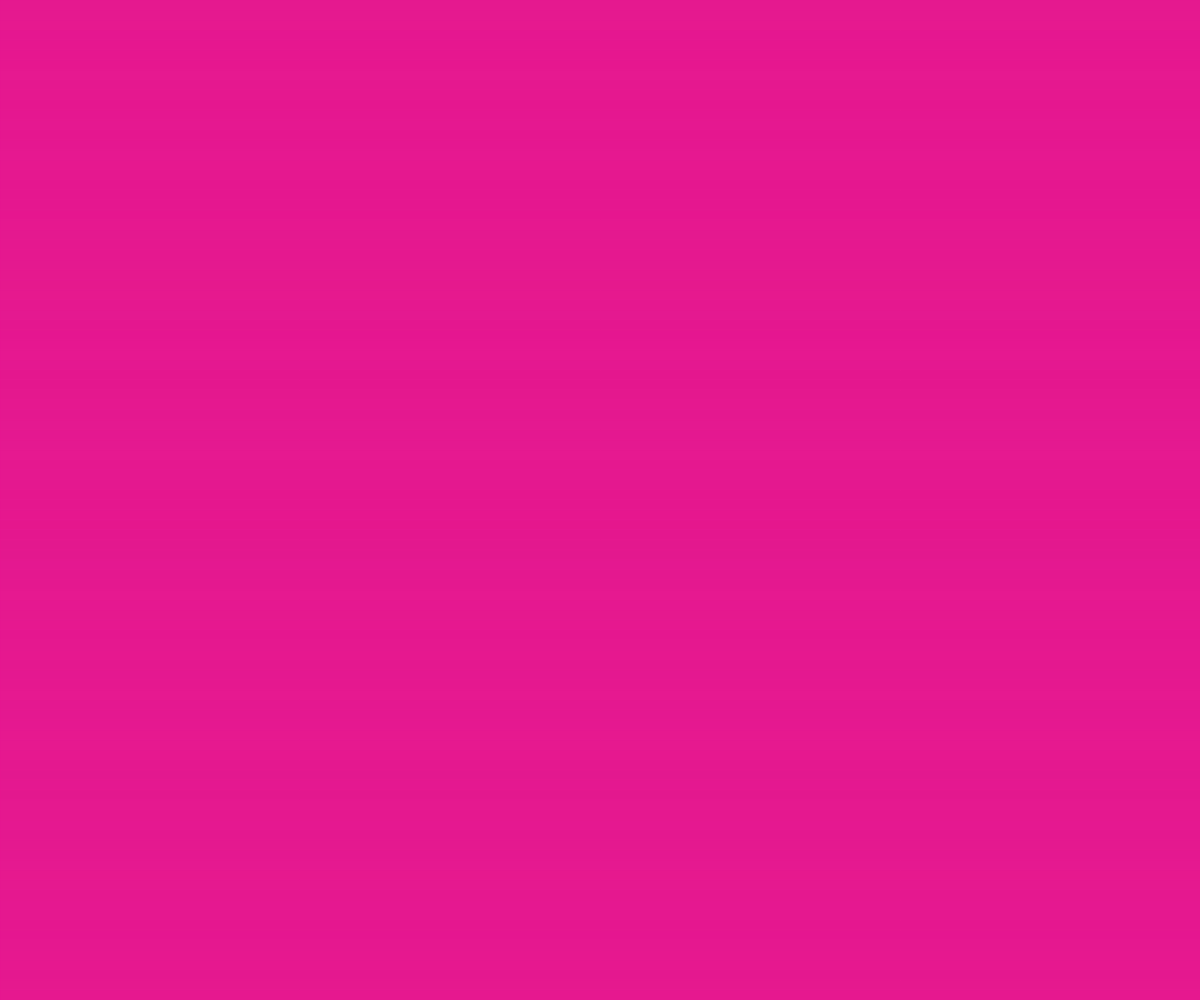
Frame 1 (no input)
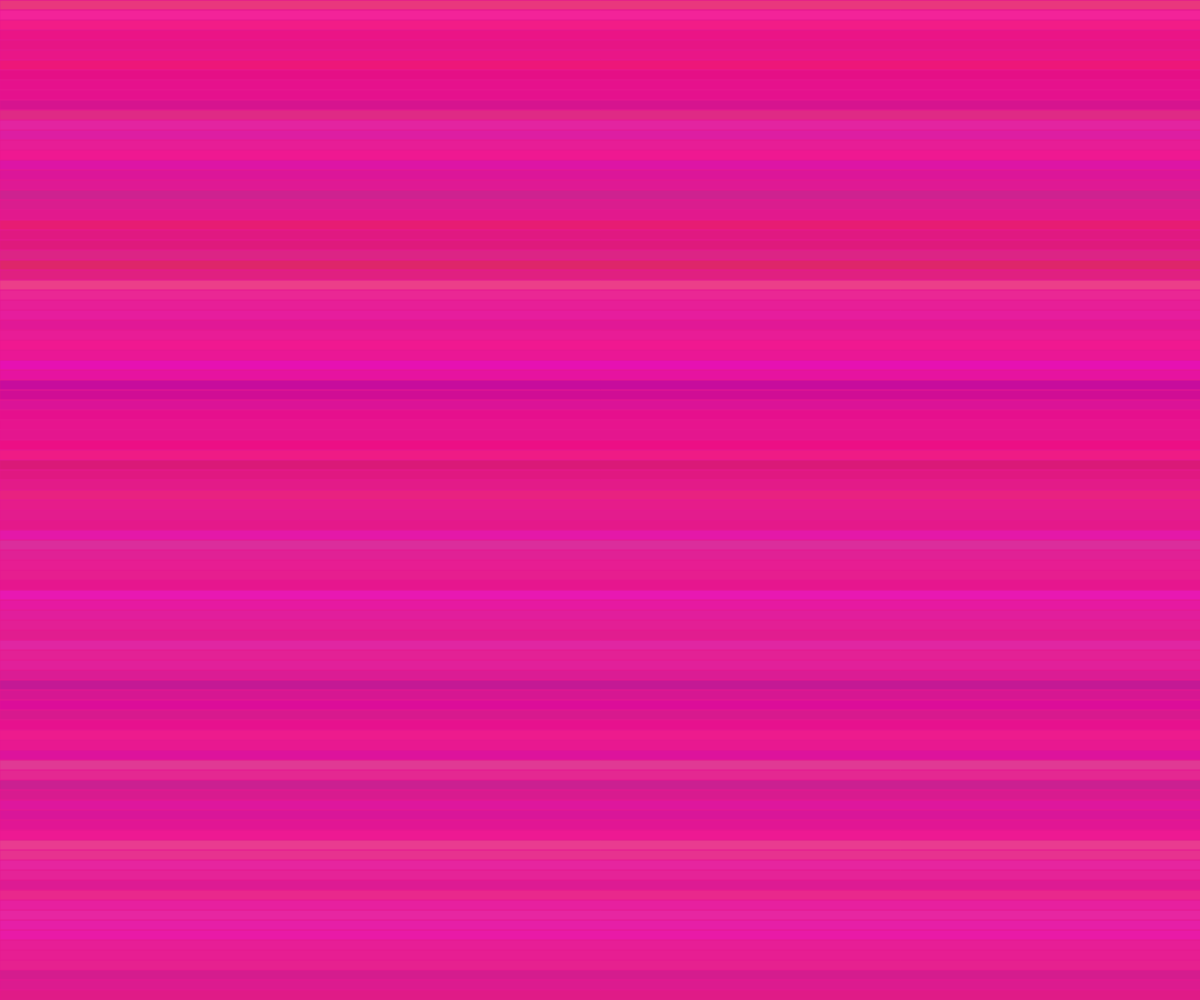
Frame 60 (no input)
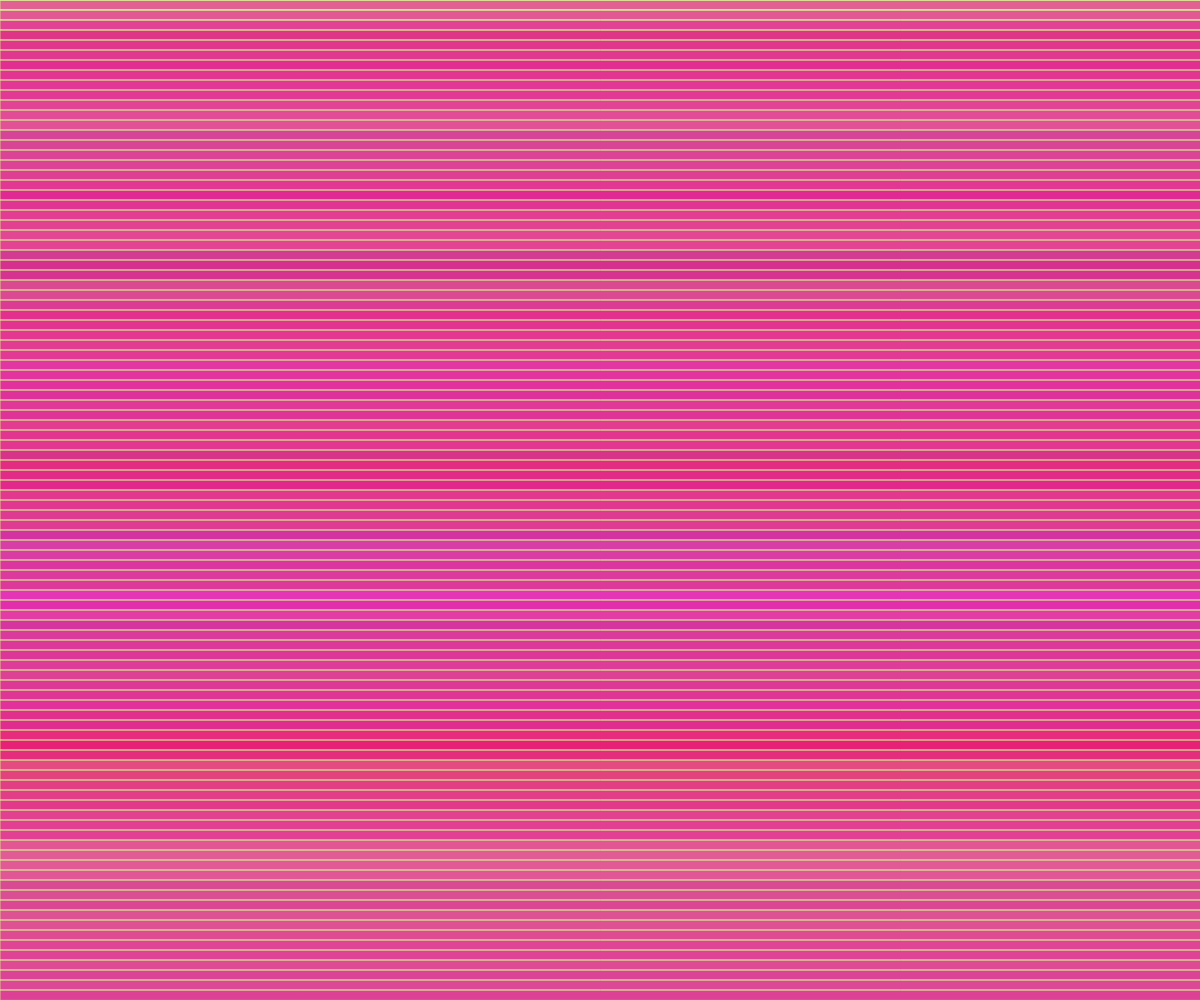
Frame 120 (the mouse pressed at the canvas centre since frame 60)

The p5.js sketch that drew these frames (run headless with seeded random() and noise() and a simulated clock; from frame 60 on, the mouse is pressed at the canvas centre):

// p5.js sketch
// ── sketch.js
/*
Project start: July-27-2021
Project end: Aug-10-2021
This code is really bad, it was written with no intent of upkeep or quality
It was just an idea I coded for fun
*/

//p5's random is extremely slow compared to Math.random
function mRandom (min, max){
  min = Math.ceil(min);
  max = Math.floor(max);
  //The maximum is inclusive and the minimum is inclusive
  return Math.floor(Math.random() * (max - min + 1) + min); 
}

function shuffleArray (array){
  for (let i = array.length - 1; i > 0; i--) {
      const j = Math.floor(Math.random() * (i + 1));
      [array[i], array[j]] = [array[j], array[i]];
  }
}

function copyArray (arrayToBeCopied){
  return [
    arrayToBeCopied[0],
    arrayToBeCopied[1],
    arrayToBeCopied[2]
  ];
}

function checkEqual (array1, array2){
  if(
    array1[0] == array2[0] 
    && array1[1] == array2[1] 
    && array1[2] == array2[2] 
  ){
    return true;
  } else {
    return false;
  }
}

function makeGray (input) {
  isGrayEnabled = false

  if (isGrayEnabled){
    return input
  }

  if (input.levels !== undefined){ // checks for arrays applied into p5 color()
    input = input.levels;
  }

  let avgColor = (input[0] + input[1] + input[2]) / 3;
  if (avgColor > 255) {
    avgColor = 255
  }
  let colorGrayed = [avgColor, avgColor, avgColor];
  return colorGrayed;
}

let overLapRange = [3,8]
class PixelBlock{
  constructor (pixelDimensionScaler, position, colorVariance, dominantColor){
    this.pixelDimensionScaler = pixelDimensionScaler;
    this.position = position;
    this.colorVarianceMax = colorVariance;
    // console.log("this startingColor: ", startingColor.levels);

    this.overLap = 4;
    this.dimensions = [
      windowWidth / this.pixelDimensionScaler[0],
      windowHeight / this.pixelDimensionScaler[1]
    ];

    this.domColor = copyArray(dominantColor.levels);
    this.prevDomColor = copyArray(this.domColor);
    this.color = copyArray(this.domColor);
    this.colorGoal = [0,0,0];

    this.borderFadeCountGoal = 0; // say our gaol is to reach the fade in 10 frames
    this.borderFadeCurrent = 0; // then this will say which frame we are currently on

    this.colorMode = "GOAL";
    // Tells if this block is approaching the goal or the dom color


    this.setDomColor = function (domColor, overLap){
      this.prevDomColor = copyArray(this.domColor);
      this.domColor = copyArray(domColor.levels);
      this.overLap = overLap
    }

    this.resetGoal = function() {
      // console.log("|Reset goal to dom|") //#####################################
      this.colorMode = "DOM"
      this.colorGoal = copyArray(this.domColor);
    }

    this.setGoal = function() {
      // console.log("|set goal|" ) //#############################################
      this.colorMode = "GOAL"

      this.totalColorChange = mRandom(1,this.colorVarianceMax); // it would be cool to use some 
      // graph math to curve the total color change. Like have most be 0 - 5 and
      // then have some drastically rarer ones pick 5 - 10
      // total RGB vals changed spread across all three colors
      // console.log("totalColorChange: ", this.totalColorChange);

      //rgb val budget this color will raise or lower by
      this.colorChange = [0,0,0] 

      // There seems to be some bias towards the first color so this solves that
      // randomizing which color will be first
      // console.log("randomColor: ", this.randomColor);
      this.randomColor = [0,1,2]
      this.randomColor.sort(function (a, b) { return 0.5 - Math.random() })


      this.colorChange[this.randomColor[0]] = mRandom(0, this.totalColorChange);
      this.totalColorChange -= this.colorChange[this.randomColor[0]];
      this.colorChange[this.randomColor[1]] = mRandom(0, this.totalColorChange);
      this.totalColorChange -= this.colorChange[this.randomColor[1]];
      this.colorChange[this.randomColor[2]] = this.totalColorChange
      
      for(let i = 0; i < 3; i++){
        this.posOrNeg = Math.round(Math.random()) * 2 - 1
        this.colorGoal[i] = this.color[i] + this.posOrNeg * this.colorChange[i];
      }
      // print("colorGoal: ", this.colorGoal);
    } // set goal func


    this.update = function() {
      // console.log("|Update|") //################################################
      if (checkEqual(this.color, this.domColor)){
        // console.log("Color has reached goal")
        if (this.colorMode = "DOM"){ // color has reached dom color and
          this.setGoal();            // will search for new custom color
        }
      }

      // TO DO set color change according do distance from current color to goal
      // the further a color is the faster it is, min speed of 1
      for (let i = 0; i < 3; i++) {
        if (this.color[i] < this.colorGoal[i]){
          this.color[i] += mRandom(0,2)
        } else if (this.color[i] > this.colorGoal[i]){
          this.color[i] -= mRandom(0,2)
        }
      }

      // Checks if color has reached goal if so return to dominant color resetGoal()
      if (checkEqual(this.color, this.colorGoal)){
        // console.log("Color has reached goal")
        if (this.colorMode = "GOAL"){ // color has reached custom color and will
          this.resetGoal();           // return to dom
        }
      }

      //Checks if color has surpassed limits if so reset color goal
      for (let i = 0; i < this.color.length; i++){
        if (this.color[i] > 255){ // color has passed limit
          // console.log("Color passed 255")
          this.color[i] = 255 - 1
          this.resetGoal();
        } else if (this.color[i] < 0){ // color has passed limit
          // console.log("Color passed 100")
          this.color[i] = 0 + 1
          this.resetGoal();
        }
      } // color update for loop

      // console.log("domColor", this.domColor); //##########################
      // console.log("colorGoal  ", this.colorGoal); //############################
      // console.log("color      ", this.color); //################################
    } // color update func

    this.show = function() {
      this.update();
      // console.log("|Show|") //##################################################
      // fill(makeGray(this.color));
      // stroke(makeGray(this.domColor));

      // fill(makeGray(this.color));
      // stroke(makeGray(this.domColor));

      // let overLap = 1 // deep fried 
      // let overLap = 3 // smooth but still with  a lot of variance
      // let overLap = 6 // its been very gradual but this one still has some slight variance
      // let overLap = 7 // starting to get blocky
      // let overLap = 9 // blockier but I'm starting to like it, it would make a nice backdrop
      // let overLap = 10 // at some points unnoticeable
      
      //this.overLap = "foo" // to set fixed overlap
      fill([...this.color, 255/(this.overLap/2)]); 
      stroke(this.domColor);
      // console.log("this.color: ", this.color)
      rect(
        this.position[0] * this.dimensions[0],
        this.position[1] * this.dimensions[1], 
        this.dimensions[0] * this.overLap, // this is dumb fix later
        this.dimensions[1] * this.overLap
      );
      // console.log("show")
    } // show func
  } //constructor
}

let brightnessMin = 100 
function setArrayDomColor(){
  newDomColor = [
    mRandom(0, 360), //  HUE  don't change this
    mRandom(40, 90), //  Saturation
    mRandom(90, 100), //  Brightness
  ];

  colorMode(HSB);
  newDomColor = color(newDomColor);
  colorMode(RGB); //most of the old code uses RGB so I don't want to mess with anything

  let overLap = mRandom(overLapRange[0], overLapRange[1]);
  console.log("overLap", overLap);

  // sends new dom color to all blocks
  for (let block of pixelBlocksArray){
    block.setDomColor(color(newDomColor), overLap);
    block.setGoal();
  }
  // console.log("Set new dom color"); //###########################################
  // console.log(newDomColor);
  // console.log("")
}

function hotFix(){ // TO DO separate setArrayDomColor from color generation
  newDomColor = [
    mRandom(0, 360), //  HUE  don't change this
    mRandom(40, 90), //  Saturation
    mRandom(90, 100), //  Brightness
  ];
  
  colorMode(HSB);
  newDomColor = color(newDomColor);
  colorMode(RGB);
  return newDomColor;
}

let pixelBlocksArray = [];
function setup() {
  createCanvas(windowWidth, windowHeight);
  background(color("#F7C59F"));

  let pixelDimensionScaler = [];
  let startingColor;

  if (confirm("Custom inputs? Cancel for recommended")){
     pixelDimensionScaler = [
      prompt("Pixel Width scale, default 1"),
      prompt("Pixel Height scale, default 100")
     ];
    startingColor = color(prompt("Hex color code"));
    brightnessMin = prompt("Brightness min color value 0-255")
    overLapRange = [
      prompt("Smoothness range min, default 3"),
      prompt("Smoothness range max, default 10")
     ];
    colorVariance = prompt("Color variance max, default 90")
  } else {
    startingColor = color(hotFix());
    colorVariance = 90; // ---=={########################################}==---

    if (windowWidth > windowHeight){
      pixelDimensionScaler = [1,100];
      strokeWeight(1);
    } else {
      pixelDimensionScaler = [1,100];
      strokeWeight(0.50);
    }
  }// pDScaler[0] = x  then pD[0] = cD / pDScaler
  console.log("global startingColor: ", startingColor.levels);
  // background(makeGray(startingColor));
  // strokeWeight(0.75);
  // stroke(makeGray(startingColor));

  background(startingColor);
  stroke(startingColor);

  console.log("pixelDimensionScaler: ", pixelDimensionScaler)
  console.log(
    "pixelDimensions: ",
    [
      windowWidth / pixelDimensionScaler[0],
      windowHeight / pixelDimensionScaler[1]
    ]
  );

  this.pixelCount = pixelDimensionScaler[0] * pixelDimensionScaler[1];
  console.log("pixelCount: ", pixelCount);

  // pixelBlocksArray.push(new PixelBlock([2,2], [0,0], startingColor));
  // pixelBlocksArray[0].setGoal();
  for (let x = 0; x < pixelDimensionScaler[0]; x++){ //creates an array of blocks
    for (let y = 0; y < pixelDimensionScaler[1]; y++){
      pixelBlocksArray.push(
        new PixelBlock(pixelDimensionScaler, [x,y], colorVariance, startingColor)
      );
      pixelBlocksArray[x + y].setGoal();
    }
  }
  console.log("");
}

function keyPressed() {
  if (keyCode === 32) { //space bar
    setArrayDomColor();
    frameCount = 0
  }
}
function touchStarted() {
  setArrayDomColor();
  frameCount = 0
}

let frameCount = 0;
let secondsGoal = 15;

function draw() {
  frameRate(30);
  frameCount += 1;

  if (frameCount >= (30 * secondsGoal)){
    console.log("Frame count", frameCount);
    console.log("Sec count", frameCount / 30);
    frameCount = 0;
    secondsGoal = mRandom(10,15);//(2,7) // (5,15)
    setArrayDomColor();
  }
  // if (1 == mRandom(1, 20 * 30)){ // have it so that a new dom cannot be selected until
  //   setArrayDomColor(); // most of the blocks have reached the prev dom
  // }

  // console.log(pixelBlocksArray);
  for (block of pixelBlocksArray){
    block.show();
    // console.log(block);
  }
  // console.log("pixelBlocksArray:", pixelBlocksArray);
  // console.log("#############################");
  // console.log(""); //###########################################################
  // background(color(255,204,0));
}
